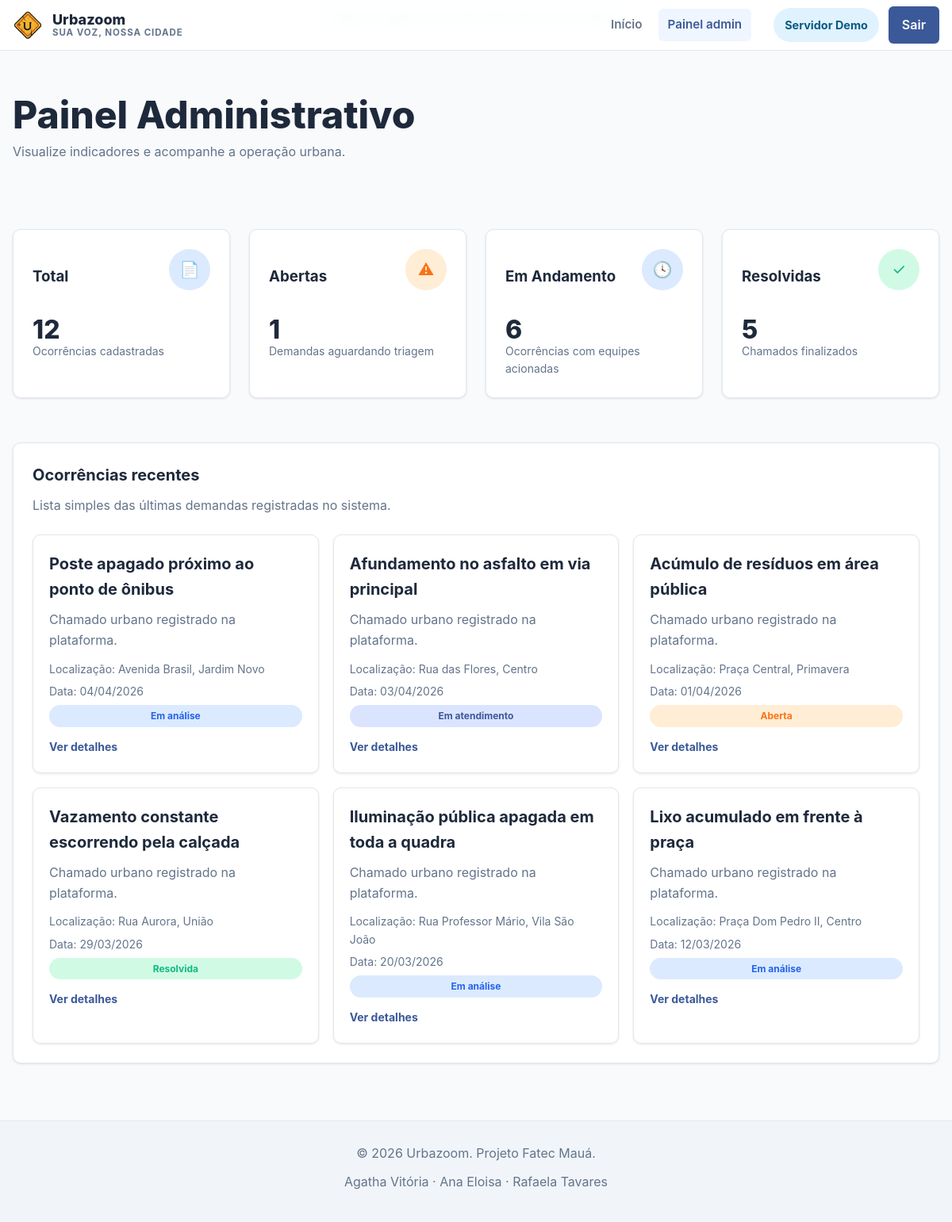
/painel-admin.php (signed in), run on the app's committed database.
### tables this page shows
CREATE TABLE ocorrencias (
  id BIGINT UNSIGNED AUTO_INCREMENT PRIMARY KEY,
  protocolo VARCHAR(20) NOT NULL,
  usuario_id BIGINT UNSIGNED NOT NULL,
  categoria_id SMALLINT UNSIGNED NOT NULL,
  orgao_id SMALLINT UNSIGNED NOT NULL,
  titulo VARCHAR(180) NOT NULL,
  descricao TEXT NOT NULL,
  localizacao VARCHAR(255) NOT NULL,
  lat DECIMAL(10,8) DEFAULT NULL,
  lng DECIMAL(11,8) DEFAULT NULL,
  prioridade ENUM('baixa', 'media', 'alta') NOT NULL DEFAULT 'media',
  status_id TINYINT UNSIGNED NOT NULL,
  anexo_path VARCHAR(255) DEFAULT NULL,
  aberta_em DATETIME NOT NULL DEFAULT CURRENT_TIMESTAMP,
  atualizada_em DATETIME NOT NULL DEFAULT CURRENT_TIMESTAMP ON UPDATE CURRENT_TIMESTAMP,
  resolvida_em DATETIME DEFAULT NULL,
  UNIQUE KEY uq_ocorrencias_protocolo (protocolo),
  KEY idx_ocorrencias_usuario (usuario_id),
  KEY idx_ocorrencias_categoria (categoria_id),
  KEY idx_ocorrencias_status (status_id),
  KEY idx_ocorrencias_orgao (orgao_id),
  CONSTRAINT fk_ocorrencias_usuario
    FOREIGN KEY (usuario_id) REFERENCES usuarios (id),
  CONSTRAINT fk_ocorrencias_categoria
    FOREIGN KEY (categoria_id) REFERENCES categorias (id),
  CONSTRAINT fk_ocorrencias_orgao
    FOREIGN KEY (orgao_id) REFERENCES orgaos (id),
  CONSTRAINT fk_ocorrencias_status
    FOREIGN KEY (status_id) REFERENCES status_ocorrencia (id)
);

CREATE TABLE status_ocorrencia (
  id TINYINT UNSIGNED AUTO_INCREMENT PRIMARY KEY,
  nome VARCHAR(50) NOT NULL,
  slug VARCHAR(50) NOT NULL,
  ordem_exibicao TINYINT UNSIGNED NOT NULL,
  classe_badge VARCHAR(30) NOT NULL,
  UNIQUE KEY uq_status_slug (slug)
);

### painel-admin.php (the view, shortened to what this page needs)
<?php
require __DIR__ . '/config.php';
$sqlMetricas = "SELECT
    COUNT(*) AS total,
    SUM(CASE WHEN s.slug = 'aberta' THEN 1 ELSE 0 END) AS abertas,
    SUM(CASE WHEN s.slug IN ('em-analise', 'em-atendimento') THEN 1 ELSE 0 END) AS andamento,
    SUM(CASE WHEN s.slug = 'resolvida' THEN 1 ELSE 0 END) AS resolvidas
    FROM ocorrencias o
    INNER JOIN status_ocorrencia s ON s.id = o.status_id";
$metricas = banco()->query($sqlMetricas)->fetch();
$sqlOcorrencias = "SELECT
    o.id,
    o.titulo,
    o.localizacao,
    o.aberta_em,
    s.nome AS status_nome,
    s.classe_badge
    FROM ocorrencias o
    INNER JOIN status_ocorrencia s ON s.id = o.status_id
    ORDER BY o.aberta_em DESC
    LIMIT 6";
$ocorrencias = banco()->query($sqlOcorrencias)->fetchAll();
?>
<main class="page-shell dashboard-page">
  <div class="container">
    <div class="panel-header">
      <div>
        <h1>Painel Administrativo</h1>
        <p>Visualize indicadores e acompanhe a operação urbana.</p>
      </div>
    </div>
    <section class="grid-4 section-sm">
      <article class="metric-card"><div class="metric-top"><h3>Total</h3><span class="icon-circle icon-blue">&#128196;</span></div><div class="metric-number"><?php echo e((int) $metricas['total']); ?></div><p class="metric-subtitle">Ocorrências cadastradas</p></article>
      <article class="metric-card"><div class="metric-top"><h3>Abertas</h3><span class="icon-circle icon-orange">&#9888;</span></div><div class="metric-number"><?php echo e((int) $metricas['abertas']); ?></div><p class="metric-subtitle">Demandas aguardando triagem</p></article>
      <article class="metric-card"><div class="metric-top"><h3>Em Andamento</h3><span class="icon-circle icon-blue">&#128339;</span></div><div class="metric-number"><?php echo e((int) $metricas['andamento']); ?></div><p class="metric-subtitle">Ocorrências com equipes acionadas</p></article>
      <article class="metric-card"><div class="metric-top"><h3>Resolvidas</h3><span class="icon-circle icon-green">&#10003;</span></div><div class="metric-number"><?php echo e((int) $metricas['resolvidas']); ?></div><p class="metric-subtitle">Chamados finalizados</p></article>
    </section>
    <section class="panel-box">
      <div class="panel-box-header">
        <div>
          <h3>Ocorrências recentes</h3>
          <p>Lista simples das últimas demandas registradas no sistema.</p>
        </div>
      </div>
      <div class="occurrences-grid cols-3">
        <?php foreach ($ocorrencias as $ocorrencia) : ?>
          <article class="occurrence-card">
            <h3><?php echo e($ocorrencia['titulo']); ?></h3>
            <p>Chamado urbano registrado na plataforma.</p>
            <div class="occurrence-meta">
              <span>Localização: <?php echo e($ocorrencia['localizacao']); ?></span>
              <span>Data: <?php echo e(date('d/m/Y', strtotime($ocorrencia['aberta_em']))); ?></span>
              <span class="badge <?php echo e($ocorrencia['classe_badge']); ?>"><?php echo e($ocorrencia['status_nome']); ?></span>
            </div>
            <a class="card-link" href="detalhe-ocorrencia.php?id=<?php echo e($ocorrencia['id']); ?>">Ver detalhes</a>
          </article>
        <?php endforeach; ?>
      </div>
    </section>
  </div>
</main>

### styles.css (style rules this page uses)
:root { --primary: #3b5998; --primary-dark: #2f477b; --bg: #f8fafc; --text: #1e293b; --text-secondary: #64748b; --success: #10b981; --warning: #f97316; --error: #ef4444; --card: #ffffff; --border: #e2e8f0; --chip-blue-bg: #dbeafe; --chip-blue-text: #1d4ed8; --chip-orange-bg: #ffedd5; --chip-green-bg: #d1fae5; --chip-yellow-bg: #fef3c7; --chip-purple-bg: #ede9fe; --shadow-sm: 0 1px 3px rgba(0, 0, 0, 0.1); --shadow-md: 0 12px 30px rgba(59, 89, 152, 0.08); --radius: 10px; --container: 1280px; }
* { box-sizing: border-box; margin: 0; padding: 0; }
html { scroll-behavior: smooth; }
body { font-family: Inter, system-ui, -apple-system, BlinkMacSystemFont, 'Segoe UI', sans-serif; background: var(--bg); color: var(--text); line-height: 1.6; }
a { color: inherit; text-decoration: none; }
.container { width: min(var(--container), calc(100% - 32px)); margin: 0 auto; }
.page-shell { padding-top: 64px; }
.section-sm { padding: 56px 0; }
.grid-3, .grid-4, .grid-2 { display: grid; gap: 24px; }
.grid-4 { grid-template-columns: repeat(4, minmax(0, 1fr)); }
.icon-circle { width: 52px; height: 52px; border-radius: 9999px; display: grid; place-items: center; font-size: 1.25rem; margin-bottom: 18px; }
.icon-blue { background: #dbeafe; color: #1d4ed8; }
.icon-orange { background: var(--chip-orange-bg); color: var(--warning); }
.icon-green { background: var(--chip-green-bg); color: var(--success); }
.feature-card h3, .occurrence-card h3, .panel-box h3, .auth-card h1, .cta-box h2 { font-size: 1.25rem; margin-bottom: 10px; font-weight: 700; }
.feature-card p, .occurrence-card p, .panel-box p, .auth-card p, .metric-card p, .footer p { color: var(--text-secondary); }
.dashboard-page { padding: 72px 0 72px; }
.panel-header { display: flex; align-items: flex-end; justify-content: space-between; gap: 16px; margin-bottom: 28px; }
.panel-header h1 { font-size: 3rem; line-height: 1.1; font-weight: 800; margin-bottom: 8px; }
.panel-header p { color: var(--text-secondary); }
.panel-box { background: #ffffff; border: 1px solid var(--border); border-radius: var(--radius); box-shadow: var(--shadow-sm); padding: 24px; }
.metric-card { background: #ffffff; border: 1px solid var(--border); border-radius: var(--radius); box-shadow: var(--shadow-sm); padding: 24px; }
.metric-top { display: flex; align-items: center; justify-content: space-between; gap: 12px; margin-bottom: 16px; }
.metric-number { font-size: 2rem; font-weight: 800; line-height: 1; }
.metric-subtitle { font-size: 0.875rem; color: var(--text-secondary); }
.panel-box-header { display: flex; align-items: center; justify-content: space-between; gap: 16px; margin-bottom: 24px; }
.occurrences-grid { display: grid; gap: 18px; }
.occurrences-grid.cols-3 { grid-template-columns: repeat(3, minmax(0, 1fr)); }
.occurrence-card { background: #ffffff; border: 1px solid var(--border); border-radius: 10px; box-shadow: var(--shadow-sm); padding: 20px; }
.card-link { margin-top: 14px; display: inline-flex; align-items: center; gap: 6px; color: var(--primary); font-size: 0.875rem; font-weight: 700; }
.occurrence-meta { display: grid; gap: 6px; margin-top: 12px; font-size: 0.875rem; color: var(--text-secondary); }
.badge { display: inline-flex; align-items: center; justify-content: center; padding: 4px 12px; border-radius: 9999px; font-size: 0.75rem; font-weight: 700; }
.badge-open { background: #ffedd5; color: var(--warning); }
.badge-analysis { background: #dbeafe; color: #2563eb; }
.badge-service { background: #dbe4ff; color: var(--primary); }
.badge-resolved { background: #d1fae5; color: var(--success); }

### data on the page
ocorrencias: titulo "Poste apagado próximo ao ponto de ônibus", localizacao "Avenida Brasil, Jardim Novo", aberta_em "04/04/2026", status.nome "Em análise"
ocorrencias: titulo "Afundamento no asfalto em via principal", localizacao "Rua das Flores, Centro", aberta_em "03/04/2026", status.nome "Em atendimento"
ocorrencias: titulo "Acúmulo de resíduos em área pública", localizacao "Praça Central, Primavera", aberta_em "01/04/2026", status.nome "Aberta"
ocorrencias: titulo "Vazamento constante escorrendo pela calçada", localizacao "Rua Aurora, União", aberta_em "29/03/2026", status.nome "Resolvida"
ocorrencias: titulo "Iluminação pública apagada em toda a quadra", localizacao "Rua Professor Mário, Vila São João", aberta_em "20/03/2026", status.nome "Em análise"
ocorrencias: titulo "Lixo acumulado em frente à praça", localizacao "Praça Dom Pedro II, Centro", aberta_em "12/03/2026", status.nome "Em análise"

### other printed values
$usuario['nome'] "Servidor Demo"
$metricas['total'] "12"
$metricas['abertas'] "1"
$metricas['andamento'] "6"
$metricas['resolvidas'] "5"
